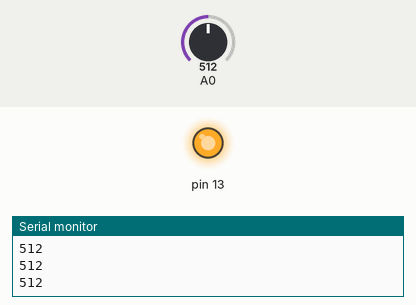
Recording of a sketch running on a simulated Arduino Uno, built with avr-gcc and run on an emulated ATmega328P. Parts: output pins drawn as LEDs (lit = HIGH), the last lines printed to the serial monitor. The test bench sets the inputs (shaded band); at power-on: A0 = 512.

Above: at 1.2 s.
1.3 s: A0 set to 490
At 2.4 s:
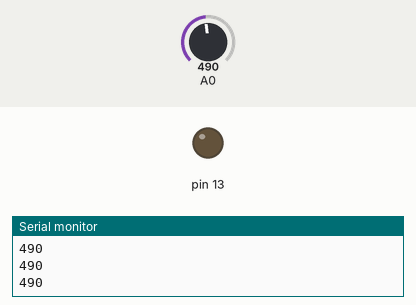
2.8 s: A0 set to 510
At 3.6 s:
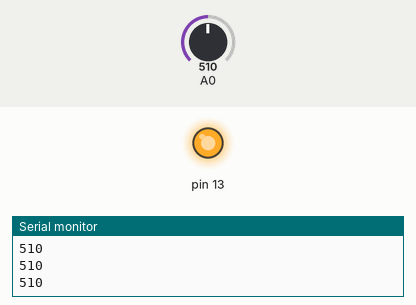
4.3 s: A0 set to 306
At 5.6 s:
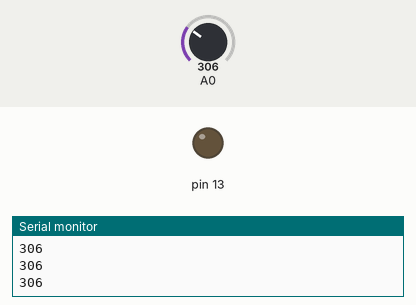
Timing chart, 0 to 7.3 s (numbered marks = the images above; inputs shaded):
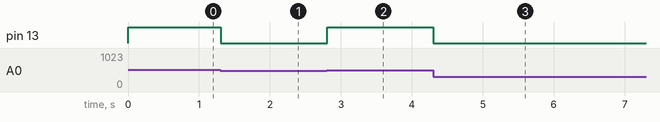

The sketch:

lightSensor.ino
```cpp
// C++ code
//
int light = 0;

void setup()
{
  pinMode(13, OUTPUT);
  pinMode(A0, INPUT);
  Serial.begin(9600);

  digitalWrite(13, LOW);
}

void loop()
{
  light = analogRead(A0);
  Serial.println(light);
  if (light > 500) {
    digitalWrite(13, HIGH);
  } else {
    digitalWrite(13, LOW);
  }
  delay(10); // Delay a little bit to improve simulation performance
}
```

Measured:
- the behaviour switches between 501 and 500 on A0 (found by bisection; images 0 and 1)
- after the input at 1.3 s, pin 13: HIGH → LOW at once
- after the input at 2.8 s, pin 13: LOW → HIGH at once
- after the input at 4.3 s, pin 13: HIGH → LOW at once
